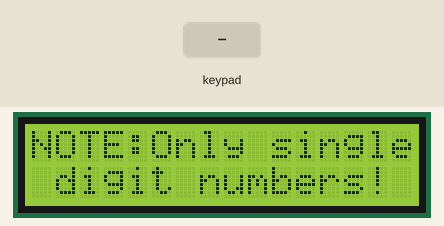
Simulated run of this sketch. Board: Arduino Uno, built with avr-gcc and run on an emulated ATmega328P. Shown: 16×2 character LCD. The inputs (shaded band) are chosen by the test bench.

Above: at 11.6 s.
16.3 s: keypad keys 1 3 1 2 1 1 1 0 pressed 0.4 s apart
At 17.2 s:
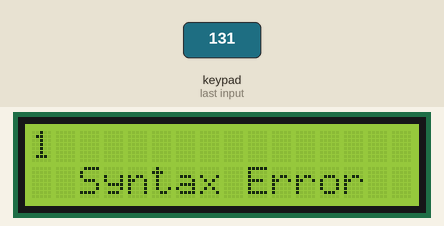
22.5 s: key '2' pressed
At 23.8 s:
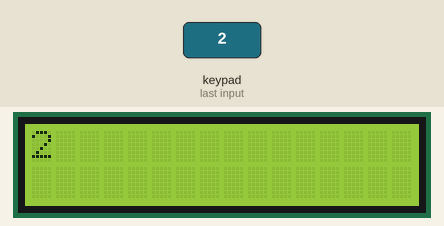
24.8 s: key 'A' pressed
At 25.5 s:
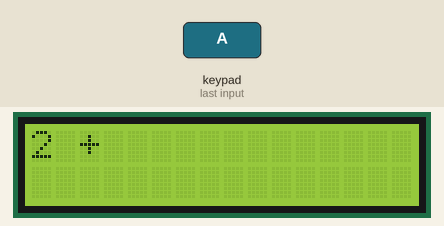
26.3 s: keypad keys 1 3 1 2 1 1 1 0 # pressed 0.4 s apart
At 26.5 s:
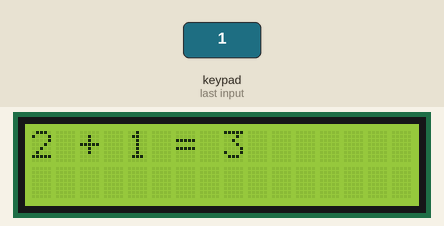
Timing chart, 0 to 29.3 s (numbered marks = the images above; inputs shaded):
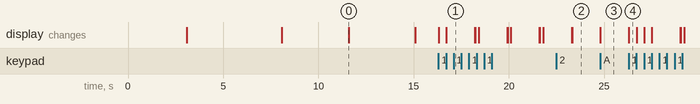

The sketch:

calculator.ino
```cpp
/*
  Enkel keypad kalkulator (OBS! fungerar endast med ensiffriga heltal)
  Martin Myrberg
  IOT22
  22/03/2023
*/

// Inkludera headerfiler för keypad och LCD bibliotek
#include <Keypad.h>
#include <LiquidCrystal.h>

// Makro för 4a Rader och 4a Kolumner på keypad
#define ROWS 4
#define COLS 4

// Skapa ett objekt "lcd" från klass i LiquidCrystal-biblioteket och definera vilka pins på Arduino som LCD-displayen är kopplad till
LiquidCrystal lcd(0,1,2,3,4,5);

// Definiera keypaden med en 2D array
char Keys[ROWS][COLS] = {
  {'1','2','3','A'},
  {'4','5','6','B'},
  {'7','8','9','C'},
  {'*','0','#','D'}
};

// Ange Arduino-anslutningarna till keypadens rad- och kolumnpins.
byte rowPins[ROWS] = {13,12,11,10};
byte colPins[COLS] = {9,8,7,6};

// Skapa objekt från Keypad-biblioteket.
// Konstruktorn tar 5 argument:
// "makeKeymap(keys)" anger att keypad ska vara enligt den definierade keypaden (2D-arrayen)
// rowPins/colPins specificerar anslutningarna på Keypadens rad- och kolumnpins till arduinokortets pins
// ROWS/COLS anger antalet rader och kolumner (4x4)
Keypad myKeyPad = Keypad(makeKeymap(Keys), rowPins, colPins, ROWS, COLS);

// Array för att hålla siffrorna i det beräknade uttrycket (ex: 1+1 {1,1}, 2*8 {2,8}, osv.)
int numbers[1];
// Räknare för att hålla koll på input-ordningen från användaren. Ökar sitt värde med 1.
int counter;
// Variabel för att hålla det valda räknesättet (+,-,*,/)
int Operator;

// Funktion för att nollställa kalkylatorn
void resetCalc() {
  counter = 0;
  lcd.clear();
  lcd.setCursor(0,0);
}

// setup-funktion. Visar välkomstmeddelanden på LCD-skärmen. Körs en gång vid uppstart.
void setup() {
  lcd.begin(16,2); // Definierar att vi använder en 16*2 LCD-display
  lcd.setCursor(0,0);  // sätter startposition för textmarkören på LCD-skärmen
  lcd.print("Welcome to Ardu-"); // visar välkomstmeddelande på LCD-skärmen
  lcd.setCursor(0, 1);   // sätter textmarkören till kolumn 0, rad 1 på LCD-skärmen
  lcd.print("ino calculator");
  delay(3000); // visa infon i 4 sekunder på LCD-skärmen
  lcd.clear(); // töm skärmen
  lcd.setCursor(0,0);
  lcd.print("A = +, B = -");
  lcd.setCursor(0,1);
  lcd.print("C = *, D = /");
  delay(5000);
  lcd.clear();
  lcd.setCursor(0,0);
  lcd.print("Press * to reset");
  delay(3500);
  lcd.clear();
  lcd.setCursor(0,0);
  lcd.print("NOTE:Only single");
  lcd.setCursor(0,1);
  lcd.print(" digit numbers!");
  delay(3500);
  lcd.clear();
}

// loop-funktionen. Genomför beräkningslogiken.
void loop() {
  char key = myKeyPad.getKey(); // getKey() är en metod från keypad-biblioteket. Lagrar den tryckta tangenten på keypad i en char.

  if(key) // Om en tanget på keypaden trycks ner (true), genomför något av villkoren nedan:
  {
    if(counter == 0) // Initialt är counter lika med 0, då...
    {
      // ....kollar vi först så användaren tryckt in en siffra och...
      if(key == 'A' || key == 'B' || key == 'C' || key == 'D' || key == '*' || key == '#')
      { // Felhantering
        lcd.setCursor(0,1);
        lcd.print("  Syntax Error  "); // Meddelande vid eventuellt feltryck
        delay(1500);
        resetCalc();
      }
      else
      { // ...sedan lagrar vi den första siffran till beräkningen i numbers array (index 0) och skriver ut det på LCD-skärmen
        // 48 är lika med ASCII-värdet för '0'. Genom att ta -48 översätter vi char-värdena '0'..'9' till int-värdena 0..9 ('0' - 48 == 0, '1' - 48 == 1 osv.)
        numbers[0] = key-48;
        lcd.print(numbers[0]);
        counter++;
      }
    }
    else if(counter == 1) // När counter är lika med 1...
    {
      // ...lagrar vi det valda beräkningssättet i variabeln "Operator"...
      Operator = key;
      counter++;

      // ...och printar ut det på LCD-skärmen m.h.a en IF-sats.
      if(Operator == 'A')
        lcd.print(" + ");
      else if(Operator == 'B')
        lcd.print(" - ");
      else if(Operator == 'C')
        lcd.print(" * ");
      else if(Operator == 'D')
        lcd.print(" / ");
      else if(key == '*') // om man vill rensa skärmen halvägs in i sin beräkning
        resetCalc();
      else // Felhantering
      {
        lcd.setCursor(0,1);
        lcd.print("  Syntax Error  "); // Meddelande vid feltryck
        delay(1500);
        resetCalc();
      }
    }
    else if(counter == 2) // När counter är lika med 2...
    { // ....kollar vi först så användaren tryckt in en siffra...
      if(key == 'A' || key == 'B' || key == 'C' || key == 'D' || key == '#')
      { // Felhantering
        lcd.setCursor(0,1);
        lcd.print("  Syntax Error  "); // Meddelande vid feltryck
        delay(1500);
        resetCalc();
      }
      else if(key == '*') // om man vill rensa skärmen halvägs in i sin beräkning
        resetCalc();
      else
      { // ...och sen lagrar vi den andra siffran till beräkningen i numbers array (index 1) och skriver ut det på LCD-skärmen
        numbers[1] = key-48;
        lcd.print(numbers[1]);
        lcd.print(" = ");

        // Beroende på operator, genomförs vald beräkning, som samtidigt printas ut på LCD-skärmen
        if(Operator == 'A')
          lcd.print(numbers[0] + numbers[1]);
        else if(Operator == 'B')
          lcd.print(numbers[0] - numbers[1]);
        else if(Operator == 'C')
          lcd.print(numbers[0] * numbers[1]);
        else if(Operator == 'D')
          lcd.print(numbers[0] / numbers[1]);

        counter++;
      }
    }
    // Om counter nått 3 och * trycks ner på keypaden, ska LCD-skärmen rensas
    else if(counter == 3 || key == '*')
      resetCalc();
  }
}
```

Measured:
- after the input at 16.3 s, the display: first changes at once (image 1 shows a later state)
- after the input at 22.5 s, the display: first differs from a run without the input after 0.82 s (image 2)
- after the input at 24.8 s, the display: changes at once (image 3)
- after the input at 26.3 s, the display: changes at once (image 4)
- what the display in image 0 shows lasts 3.5 s, from 11.6 s to 15.1 s
